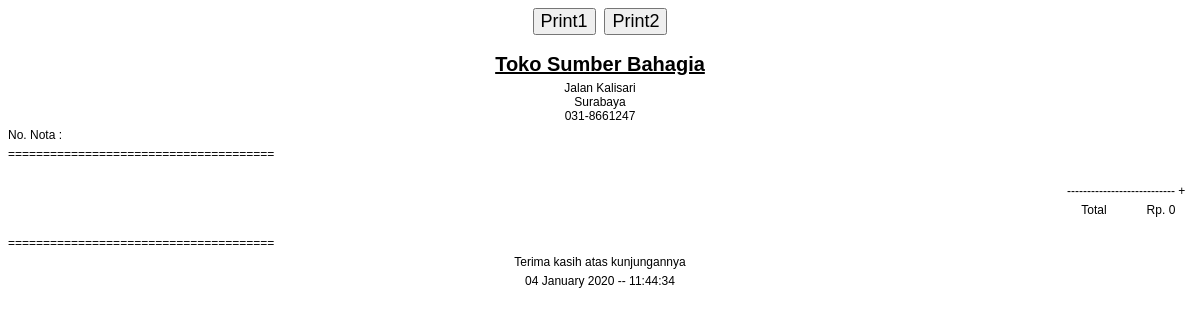
The page /histori/nota.php on the database as committed earlier.
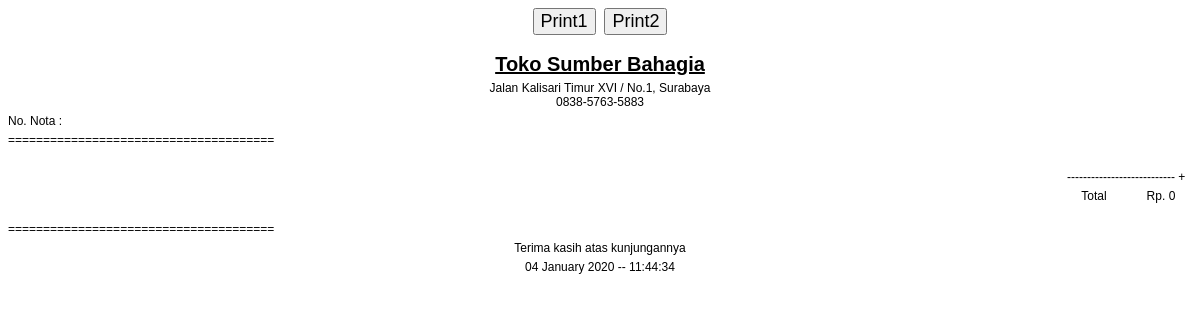
The same page on the database as committed later.
### tables this page shows
CREATE TABLE `data_toko` (
  `nama` varchar(255) NOT NULL,
  `alamat` text NOT NULL,
  `telepon` varchar(25) NOT NULL
);

### histori/nota.php (the view, shortened to what this page needs)
<?php
include 'connectdb.php';
$result_nota = mysqli_query($con, "SELECT * FROM nota WHERE id_nota='$_GET[id]'");
$row_nota = mysqli_fetch_array($result_nota);
$result_toko = mysqli_query($con, "SELECT * FROM data_toko");
$row_toko = mysqli_fetch_array($result_toko);
?>
<!DOCTYPE html>
<html>
<head>
</head>
<body style="font-family: arial;">
	<center>
		<button onclick="_print()" style="font-size: 18px;" autofocus>Print1</button>&nbsp;
		<button onclick="_print2()" style="font-size: 18px;" autofocus>Print2</button>
		<br><br>
	</center>
	<center>
		<b><u><p style="font-size: 20px; margin: 0px;"><?php echo $row_toko['nama']; ?></p></u></b>
		<p class="p"><?php echo nl2br($row_toko['alamat'])."<br>".$row_toko['telepon']; ?></p>
	</center>
	<p class="p"><?php echo "No. Nota : ".$row_nota['id_nota']; ?></p>
	<p class="p">======================================</p>
	<br>
	<?php
	    echo "<p class='p' style='text-align:right;'>--------------------------- +&nbsp;&nbsp</p>";
	    echo "<p class='p' style='text-align:right;'>Total&nbsp;&nbsp;&nbsp;&nbsp;&nbsp;&nbsp;&nbsp;&nbsp;&nbsp;&nbsp;&nbsp;&nbsp;Rp. ".number_format($row_nota['total'])."&nbsp;&nbsp;&nbsp;&nbsp;&nbsp<br>";
	?>
	<br>
	<p class="p">======================================</p>
	<center>
		<p class="p">Terima kasih atas kunjungannya</p>
		<?php
			$dt = new DateTime("now", new DateTimeZone('Asia/Jakarta'));
			echo "<p class='p'>".$dt->format('d F Y -- H:i:s')."</p>";
		?>
	</center>
</body>
</html>

Rows that differ between the two databases and show on the page:
changed data_toko "Toko Sumber Bahagia": alamat "Jalan Kalisari Surabaya" → "Jalan Kalisari Timur XVI / No.1, Surabaya"; telepon "031-8661247" → "0838-5763-5883"
